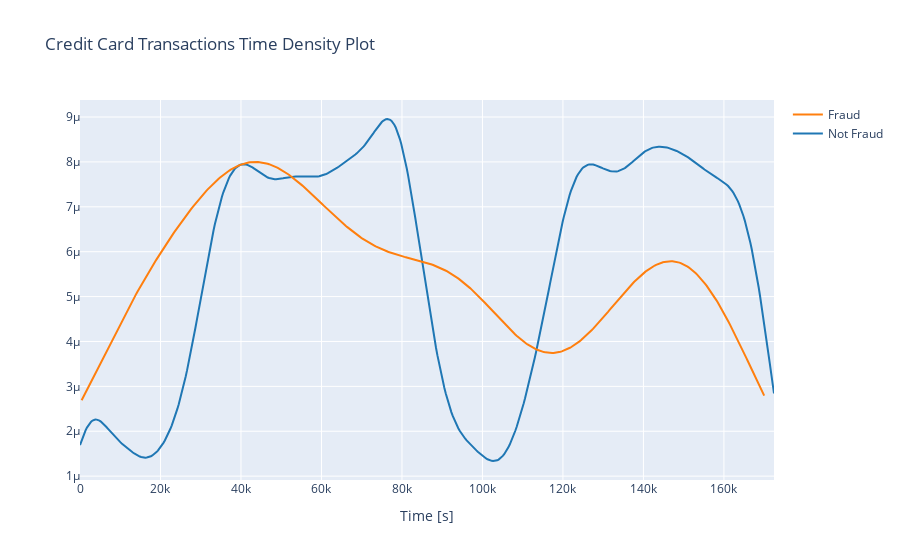

The notebook cell saved with this chart:
### Markdown cell above
Fraudulent transactions have a distribution more even than valid transactions - are equaly distributed in time, including the low real transaction times, during night in Europe timezone.

### Code cell
class_0 = df_non_fraud["time"]
class_1 =df_fraud["time"]

hist_data = [class_0, class_1]
group_labels = ['Not Fraud', 'Fraud']

fig = ff.create_distplot(hist_data, group_labels, show_hist=False, show_rug=False)
fig['layout'].update(title='Credit Card Transactions Time Density Plot', xaxis=dict(title='Time [s]'))
iplot(fig, filename='dist_only')

### Figure 1 — Plotly figure (JSON) as saved in the notebook; plotly's stock layout.template omitted (floating-point values rounded to 4 significant figures; data arrays with more than 128 entries replaced by an {"elided": "..."} marker saying what was removed)
{"data": [{"legendgroup": "Not Fraud", "marker": {"color": "rgb(31, 119, 180)"}, "mode": "lines", "name": "Not Fraud", "showlegend": true, "x": {"elided": "500 float values"}, "xaxis": "x", "y": {"elided": "500 float values"}, "yaxis": "y", "type": "scatter"}, {"legendgroup": "Fraud", "marker": {"color": "rgb(255, 127, 14)"}, "mode": "lines", "name": "Fraud", "showlegend": true, "x": {"elided": "500 float values"}, "xaxis": "x", "y": {"elided": "500 float values"}, "yaxis": "y", "type": "scatter"}], "layout": {"barmode": "overlay", "hovermode": "closest", "legend": {"traceorder": "reversed"}, "title": {"text": "Credit Card Transactions Time Density Plot"}, "xaxis": {"anchor": "y2", "domain": [0, 1], "title": {"text": "Time [s]"}, "zeroline": false}, "yaxis": {"anchor": "free", "domain": [0, 1], "position": 0}}}
